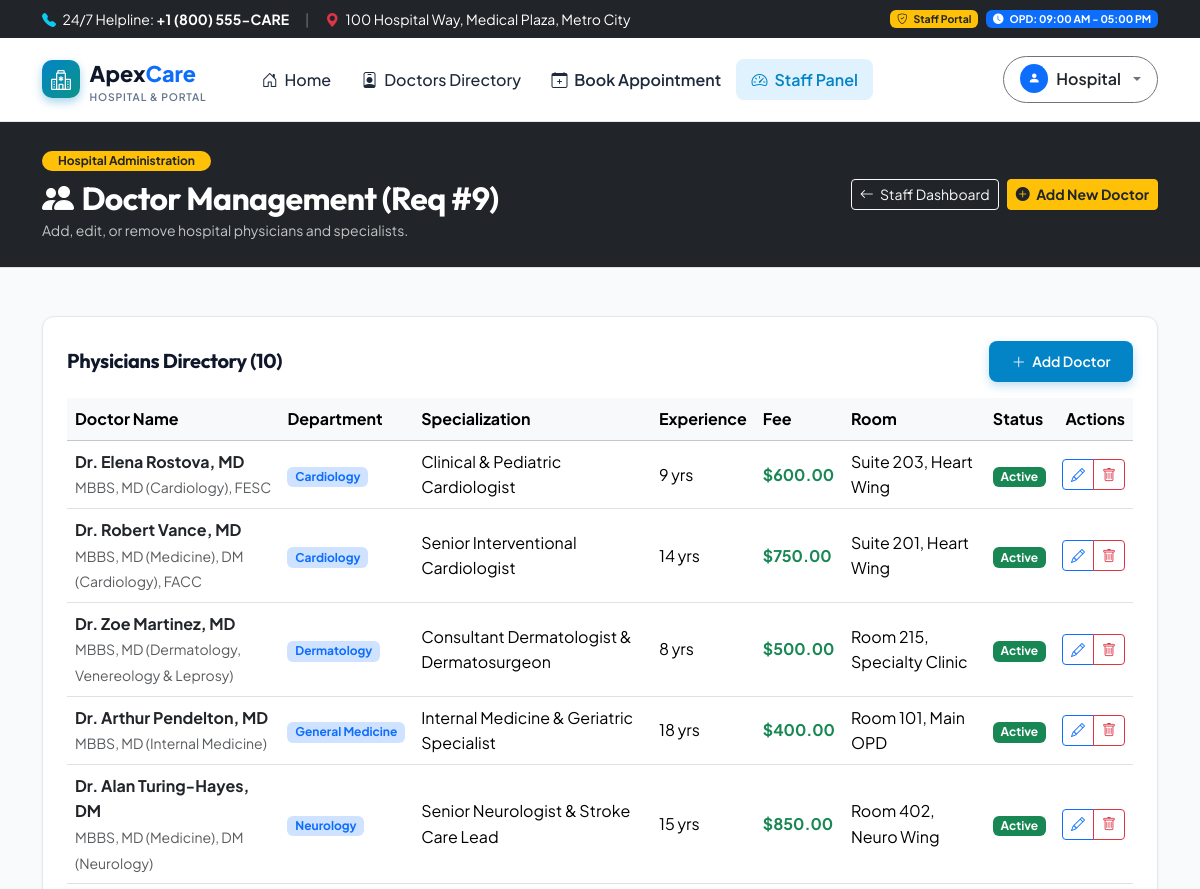
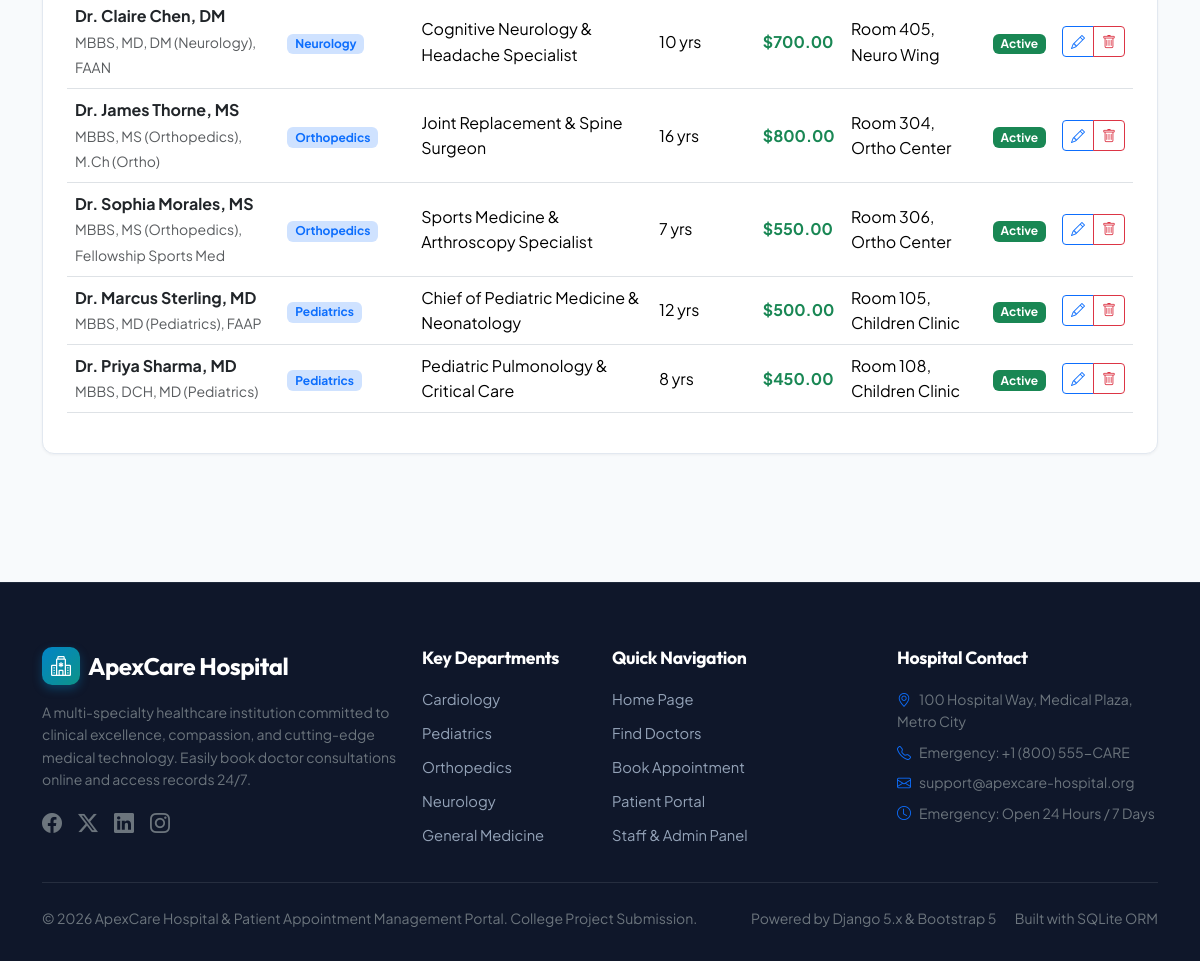
Page /staff/doctors/ (signed in) on the committed database (2 pictures, top to bottom).
### portal/models.py (models this page shows, shortened)
class Doctor(models.Model):
    user = models.OneToOneField(
        User,
        on_delete=models.SET_NULL,
        null=True,
        blank=True,
        related_name='doctor_profile',
        help_text="Optional login account for this doctor"
    )
    name = models.CharField(max_length=150)
    department = models.ForeignKey(Department, on_delete=models.CASCADE, related_name='doctors')
    specialization = models.CharField(max_length=200)
    qualifications = models.CharField(max_length=200, help_text="e.g. MBBS, MD, MS, FRCS")
    experience_years = models.PositiveIntegerField(default=5)
    email = models.EmailField(blank=True)
    phone = models.CharField(max_length=20, blank=True)
    consultation_fee = models.DecimalField(max_digits=8, decimal_places=2, default=500.00)
    room_number = models.CharField(max_length=50, default="Room 101")
    available_days = models.CharField(max_length=150, default="Monday - Friday")
    bio = models.TextField(blank=True)
    image = models.ImageField(upload_to='doctors/', blank=True, null=True)
    is_available = models.BooleanField(default=True)
    created_at = models.DateTimeField(auto_now_add=True)
    updated_at = models.DateTimeField(auto_now=True)
    class Meta:
        ordering = ['name']

class Department(models.Model):
    name = models.CharField(max_length=100, unique=True)
    slug = models.SlugField(max_length=100, unique=True)
    description = models.TextField(blank=True)
    icon_class = models.CharField(
        max_length=50,
        default='bi-heart-pulse',
        help_text="Bootstrap icon class, e.g. bi-heart-pulse, bi-balloon, bi-activity, bi-bandaid"
    )
    is_active = models.BooleanField(default=True)
    created_at = models.DateTimeField(auto_now_add=True)
    updated_at = models.DateTimeField(auto_now=True)
    class Meta:
        ordering = ['name']

### portal/views.py (the view)
# urls.py: path('staff/doctors/', views.staff_doctors_view, name='staff_doctors'),
@user_passes_test(is_staff_check, login_url='patient_login')
def staff_doctors_view(request):
    doctors = Doctor.objects.select_related('department').order_by('department__name', 'name')
    return render(request, 'portal/staff_doctors.html', {'doctors': doctors})

### templates/portal/staff_doctors.html (shortened to what this page needs)
{% extends 'base.html' %}
{% load static %}
{% block content %}
<div class="bg-dark text-white py-4 border-bottom">
    <div class="container">
        <div class="d-flex flex-column flex-md-row justify-content-between align-items-md-center gap-3">
            <div>
                <span class="badge bg-warning text-dark px-3 py-1 rounded-pill fw-bold mb-2">Hospital Administration</span>
                <h2 class="fw-bold mb-0 text-white"><i class="bi bi-people-fill me-2"></i>Doctor Management (Req #9)</h2>
                <small class="text-light opacity-75">Add, edit, or remove hospital physicians and specialists.</small>
            </div>
            <div class="d-flex gap-2">
                <a href="{% url 'staff_dashboard' %}" class="btn btn-outline-light btn-sm">
                    <i class="bi bi-arrow-left me-1"></i> Staff Dashboard
                </a>
                <a href="{% url 'staff_doctor_create' %}" class="btn btn-warning btn-sm fw-bold text-dark">
                    <i class="bi bi-plus-circle-fill me-1"></i> Add New Doctor
                </a>
            </div>
        </div>
    </div>
</div>
<div class="container py-5">
    <div class="card card-custom p-4">
        <div class="d-flex justify-content-between align-items-center mb-3">
            <h5 class="fw-bold mb-0">Physicians Directory ({{ doctors.count }})</h5>
            <a href="{% url 'staff_doctor_create' %}" class="btn btn-sm btn-primary-custom">
                <i class="bi bi-plus-lg me-1"></i> Add Doctor
            </a>
        </div>
        <div class="table-responsive">
            <table class="table table-hover align-middle">
                <thead class="table-light">
                    <tr>
                        <th>Doctor Name</th>
                        <th>Department</th>
                        <th>Specialization</th>
                        <th>Experience</th>
                        <th>Fee</th>
                        <th>Room</th>
                        <th>Status</th>
                        <th class="text-end">Actions</th>
                    </tr>
                </thead>
                <tbody>
                    {% for doc in doctors %}
                    <tr>
                        <td>
                            <div class="fw-bold text-dark">{{ doc.name }}</div>
                            <small class="text-muted">{{ doc.qualifications }}</small>
                        </td>
                        <td>
                            <span class="badge bg-primary-subtle text-primary">
                                {{ doc.department.name }}
                            </span>
                        </td>
                        <td>{{ doc.specialization }}</td>
                        <td>{{ doc.experience_years }} yrs</td>
                        <td class="fw-bold text-success">${{ doc.consultation_fee }}</td>
                        <td>{{ doc.room_number }}</td>
                        <td>
                            {% if doc.is_available %}
                                <span class="badge bg-success">Active</span>
                            {% else %}
                                <span class="badge bg-secondary">Inactive</span>
                            {% endif %}
                        </td>
                        <td class="text-end">
                            <div class="btn-group">
                                <a href="{% url 'staff_doctor_edit' doc.id %}" class="btn btn-sm btn-outline-primary" title="Edit Doctor">
                                    <i class="bi bi-pencil"></i>
                                </a>
                                <a href="{% url 'staff_doctor_delete' doc.id %}" class="btn btn-sm btn-outline-danger" title="Delete Doctor">
                                    <i class="bi bi-trash"></i>
                                </a>
                            </div>
                        </td>
                    </tr>
                    {% empty %}
                    <tr>
                        <td colspan="8" class="text-center py-4 text-muted">
                            No doctors currently configured. Click "Add New Doctor" above.
                        </td>
                    </tr>
                    {% endfor %}
                </tbody>
            </table>
        </div>
    </div>
</div>
{% endblock %}

### templates/base.html (shortened to what this page needs)
{% load static %}
<!DOCTYPE html>
<html lang="en">
<head>
    <link href="https://cdn.jsdelivr.net/npm/bootstrap@5.3.3/dist/css/bootstrap.min.css" rel="stylesheet">
    <link rel="stylesheet" href="https://cdn.jsdelivr.net/npm/bootstrap-icons@1.11.3/font/bootstrap-icons.min.css">
    <link rel="stylesheet" href="{% static 'css/style.css' %}">
</head>
<body>
    <div class="bg-dark text-white py-2 small no-print">
        <div class="container d-flex justify-content-between align-items-center">
            <div class="d-flex align-items-center gap-3">
                <span><i class="bi bi-telephone-fill text-info me-1"></i> 24/7 Helpline: <strong>+1 (800) 555-CARE</strong></span>
                <span class="d-none d-md-inline text-secondary">|</span>
                <span class="d-none d-md-inline"><i class="bi bi-geo-alt-fill text-danger me-1"></i> 100 Hospital Way, Medical Plaza, Metro City</span>
            </div>
            <div class="d-flex align-items-center gap-2">
                {% if user.is_authenticated and user.is_staff %}
                    <a href="{% url 'staff_dashboard' %}" class="badge bg-warning text-dark text-decoration-none">
                        <i class="bi bi-shield-check me-1"></i> Staff Portal
                    </a>
                {% endif %}
                <span class="badge bg-primary text-white"><i class="bi bi-clock-fill me-1"></i> OPD: 09:00 AM - 05:00 PM</span>
            </div>
        </div>
    </div>
    <nav class="navbar navbar-expand-lg navbar-custom sticky-top">
        <div class="container">
            <a class="navbar-brand navbar-brand-logo" href="{% url 'home' %}">
                <div class="brand-icon">
                    <i class="bi bi-hospital"></i>
                </div>
                <div>
                    <span>Apex<span class="text-primary">Care</span></span>
                    <div style="font-size: 0.65rem; font-weight: 600; text-transform: uppercase; color: #64748b; letter-spacing: 0.08em; line-height: 1;">
                        Hospital & Portal
                    </div>
                </div>
            </a>
            <div class="collapse navbar-collapse" id="navbarMain">
                <ul class="navbar-nav me-auto mb-2 mb-lg-0 ms-lg-4">
                    <li class="nav-item">
                        <a class="nav-link {% if request.resolver_match.url_name == 'home' %}active{% endif %}" href="{% url 'home' %}">
                            <i class="bi bi-house-door me-1"></i> Home
                        </a>
                    </li>
                    <li class="nav-item">
                        <a class="nav-link {% if request.resolver_match.url_name == 'doctor_list' %}active{% endif %}" href="{% url 'doctor_list' %}">
                            <i class="bi bi-person-badge me-1"></i> Doctors Directory
                        </a>
                    </li>
                    <li class="nav-item">
                        <a class="nav-link text-primary fw-semibold {% if request.resolver_match.url_name == 'book_appointment' %}active{% endif %}" href="{% url 'book_appointment' %}">
                            <i class="bi bi-calendar-plus me-1"></i> Book Appointment
                        </a>
                    </li>
                    {% if user.is_authenticated and user.is_staff %}
                    <li class="nav-item">
                        <a class="nav-link text-warning fw-semibold {% if 'staff' in request.path %}active{% endif %}" href="{% url 'staff_dashboard' %}">
                            <i class="bi bi-speedometer2 me-1"></i> Staff Panel
                        </a>
                    </li>
                    {% endif %}
                </ul>
                <div class="d-flex align-items-center gap-2">
                    {% if user.is_authenticated %}
                        <div class="dropdown">
                            <button class="btn btn-outline-secondary dropdown-toggle d-flex align-items-center gap-2 px-3 py-2 rounded-pill" type="button" data-bs-toggle="dropdown" aria-expanded="false">
                                <span class="badge bg-primary rounded-circle p-2">
                                    <i class="bi bi-person-fill"></i>
                                </span>
                                <span class="fw-semibold text-dark">{{ user.first_name|default:user.username }}</span>
                            </button>
                        </div>
                    {% endif %}
                </div>
            </div>
        </div>
    </nav>
    <main>
        {% block content %}{% endblock %}
    </main>
    <footer class="footer-custom no-print">
        <div class="container">
            <div class="row g-4 mb-4">
                <div class="col-lg-4 col-md-6">
                    <div class="d-flex align-items-center gap-2 mb-3">
                        <div class="brand-icon">
                            <i class="bi bi-hospital"></i>
                        </div>
                        <h4 class="text-white mb-0">ApexCare Hospital</h4>
                    </div>
                    <p class="text-secondary small">
                        A multi-specialty healthcare institution committed to clinical excellence, compassion, and cutting-edge medical technology. Easily book doctor consultations online and access records 24/7.
                    </p>
                    <div class="d-flex gap-3 text-secondary fs-5 mt-3">
                        <a href="#" class="text-secondary"><i class="bi bi-facebook"></i></a>
                        <a href="#" class="text-secondary"><i class="bi bi-twitter-x"></i></a>
                        <a href="#" class="text-secondary"><i class="bi bi-linkedin"></i></a>
                        <a href="#" class="text-secondary"><i class="bi bi-instagram"></i></a>
                    </div>
                </div>
                <div class="col-lg-2 col-md-6">
                    <h5>Key Departments</h5>
                    <a href="{% url 'doctor_list' %}?department=cardiology" class="footer-link">Cardiology</a>
                    <a href="{% url 'doctor_list' %}?department=pediatrics" class="footer-link">Pediatrics</a>
                    <a href="{% url 'doctor_list' %}?department=orthopedics" class="footer-link">Orthopedics</a>
                    <a href="{% url 'doctor_list' %}?department=neurology" class="footer-link">Neurology</a>
                    <a href="{% url 'doctor_list' %}?department=general-medicine" class="footer-link">General Medicine</a>
                </div>
                <div class="col-lg-3 col-md-6">
                    <h5>Quick Navigation</h5>
                    <a href="{% url 'home' %}" class="footer-link">Home Page</a>
                    <a href="{% url 'doctor_list' %}" class="footer-link">Find Doctors</a>
                    <a href="{% url 'book_appointment' %}" class="footer-link">Book Appointment</a>
                    <a href="{% url 'patient_dashboard' %}" class="footer-link">Patient Portal</a>
                    <a href="{% url 'staff_dashboard' %}" class="footer-link">Staff & Admin Panel</a>
                </div>
                <div class="col-lg-3 col-md-6">
                    <h5>Hospital Contact</h5>
                    <p class="small text-secondary mb-2">
                        <i class="bi bi-geo-alt text-primary me-2"></i>100 Hospital Way, Medical Plaza, Metro City
                    </p>
                    <p class="small text-secondary mb-2">
                        <i class="bi bi-telephone text-primary me-2"></i>Emergency: +1 (800) 555-CARE
                    </p>
                    <p class="small text-secondary mb-2">
                        <i class="bi bi-envelope text-primary me-2"></i>support@apexcare-hospital.org
                    </p>
                    <p class="small text-secondary mb-0">
                        <i class="bi bi-clock text-primary me-2"></i>Emergency: Open 24 Hours / 7 Days
                    </p>
                </div>
            </div>
            <hr class="border-secondary my-4">
            <div class="d-flex flex-column flex-md-row justify-content-between align-items-center small text-secondary">
                <div>&copy; 2026 ApexCare Hospital & Patient Appointment Management Portal. College Project Submission.</div>
                <div class="mt-2 mt-md-0">
                    <span class="me-3">Powered by Django 5.x & Bootstrap 5</span>
                    <span>Built with SQLite ORM</span>
                </div>
            </div>
        </div>
    </footer>
</body>
</html>

### rows in the picture
Doctor: name "Dr. Elena Rostova, MD", qualifications "MBBS, MD (Cardiology), FESC", department.name "Cardiology", specialization "Clinical & Pediatric Cardiologist", experience_years "9", consultation_fee "600.00", room_number "Suite 203, Heart Wing", is_available "Active"
Doctor: name "Dr. Robert Vance, MD", qualifications "MBBS, MD (Medicine), DM (Cardiology), FACC", department.name "Cardiology", specialization "Senior Interventional Cardiologist", experience_years "14", consultation_fee "750.00", room_number "Suite 201, Heart Wing", is_available "Active"
Doctor: name "Dr. Zoe Martinez, MD", qualifications "MBBS, MD (Dermatology, Venereology & Leprosy)", department.name "Dermatology", specialization "Consultant Dermatologist & Dermatosurgeon", experience_years "8", consultation_fee "500.00", room_number "Room 215, Specialty Clinic", is_available "Active"
Doctor: name "Dr. Arthur Pendelton, MD", qualifications "MBBS, MD (Internal Medicine)", department.name "General Medicine", specialization "Internal Medicine & Geriatric Specialist", experience_years "18", consultation_fee "400.00", room_number "Room 101, Main OPD", is_available "Active"
Doctor: name "Dr. Alan Turing-Hayes, DM", qualifications "MBBS, MD (Medicine), DM (Neurology)", department.name "Neurology", specialization "Senior Neurologist & Stroke Care Lead", experience_years "15", consultation_fee "850.00", room_number "Room 402, Neuro Wing", is_available "Active"
Doctor: name "Dr. Claire Chen, DM", qualifications "MBBS, MD, DM (Neurology), FAAN", department.name "Neurology", specialization "Cognitive Neurology & Headache Specialist", experience_years "10", consultation_fee "700.00", room_number "Room 405, Neuro Wing", is_available "Active"
Doctor: name "Dr. James Thorne, MS", qualifications "MBBS, MS (Orthopedics), M.Ch (Ortho)", department.name "Orthopedics", specialization "Joint Replacement & Spine Surgeon", experience_years "16", consultation_fee "800.00", room_number "Room 304, Ortho Center", is_available "Active"
Doctor: name "Dr. Sophia Morales, MS", qualifications "MBBS, MS (Orthopedics), Fellowship Sports Med", department.name "Orthopedics", specialization "Sports Medicine & Arthroscopy Specialist", experience_years "7", consultation_fee "550.00", room_number "Room 306, Ortho Center", is_available "Active"
Doctor: name "Dr. Marcus Sterling, MD", qualifications "MBBS, MD (Pediatrics), FAAP", department.name "Pediatrics", specialization "Chief of Pediatric Medicine & Neonatology", experience_years "12", consultation_fee "500.00", room_number "Room 105, Children Clinic", is_available "Active"
Doctor: name "Dr. Priya Sharma, MD", qualifications "MBBS, DCH, MD (Pediatrics)", department.name "Pediatrics", specialization "Pediatric Pulmonology & Critical Care", experience_years "8", consultation_fee "450.00", room_number "Room 108, Children Clinic", is_available "Active"

### other values in the picture
{{ user.first_name|default:user.username }} "Hospital"
{{ doctors.count }} "10"
